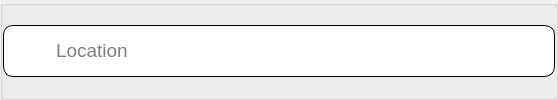
                  <widget class="QGroupBox" name="locationIndex">
                   <property name="title">
                    <string/>
                   </property>
                   <layout class="QHBoxLayout" name="horizontalLayout_19">
                    <property name="spacing">
                     <number>0</number>
                    </property>
                    <property name="leftMargin">
                     <number>0</number>
                    </property>
                    <property name="topMargin">
                     <number>0</number>
                    </property>
                    <property name="rightMargin">
                     <number>0</number>
                    </property>
                    <property name="bottomMargin">
                     <number>0</number>
                    </property>
                    <item>
                     <widget class="QGroupBox" name="groupBox_6">
                      <property name="sizePolicy">
                       <sizepolicy hsizetype="Fixed" vsizetype="Fixed">
                        <horstretch>0</horstretch>
                        <verstretch>0</verstretch>
                       </sizepolicy>
                      </property>
                      <property name="minimumSize">
                       <size>
                        <width>100</width>
                        <height>0</height>
                       </size>
                      </property>
                      <property name="maximumSize">
                       <size>
                        <width>1250</width>
                        <height>16777215</height>
                       </size>
                      </property>
                      <property name="styleSheet">
                       <string notr="true">border-style:solid;
border-width:1px;
border-radius: 10px;
background-color:white;</string>
                      </property>
                      <property name="title">
                       <string/>
                      </property>
                      <layout class="QHBoxLayout" name="horizontalLayout_9">
                       <property name="spacing">
                        <number>10</number>
                       </property>
                       <property name="leftMargin">
                        <number>10</number>
                       </property>
                       <property name="topMargin">
                        <number>10</number>
                       </property>
                       <property name="rightMargin">
                        <number>0</number>
                       </property>
                       <property name="bottomMargin">
                        <number>10</number>
                       </property>
                       <item>
                        <widget class="QGroupBox" name="groupBox_7">
                         <property name="sizePolicy">
                          <sizepolicy hsizetype="Expanding" vsizetype="Expanding">
                           <horstretch>0</horstretch>
                           <verstretch>0</verstretch>
                          </sizepolicy>
                         </property>
                         <property name="maximumSize">
                          <size>
                           <width>30</width>
                           <height>30</height>
                          </size>
                         </property>
                         <property name="styleSheet">
                          <string notr="true">border:none;</string>
                         </property>
                         <property name="title">
                          <string/>
                         </property>
                         <layout class="QVBoxLayout" name="verticalLayout_8">
                          <property name="leftMargin">
                           <number>0</number>
                          </property>
                          <property name="topMargin">
                           <number>0</number>
                          </property>
                          <property name="rightMargin">
                           <number>0</number>
                          </property>
                          <property name="bottomMargin">
                           <number>0</number>
                          </property>
                          <item>
                           <widget class="QLabel" name="mbtiLabel_2">
                            <property name="sizePolicy">
                             <sizepolicy hsizetype="Minimum" vsizetype="Minimum">
                              <horstretch>0</horstretch>
                              <verstretch>0</verstretch>
                             </sizepolicy>
                            </property>
                            <property name="minimumSize">
                             <size>
                              <width>30</width>
                              <height>30</height>
                             </size>
                            </property>
                            <property name="maximumSize">
                             <size>
                              <width>30</width>
                              <height>30</height>
                             </size>
                            </property>
                            <property name="text">
                             <string/>
                            </property>
                            <property name="pixmap">
                             <pixmap>assets/location-pin-svgrepo-com.svg</pixmap>
                            </property>
                            <property name="scaledContents">
                             <bool>true</bool>
                            </property>
                           </widget>
                          </item>
                         </layout>
                        </widget>
                       </item>
                       <item>
                        <widget class="QLineEdit" name="mbtiBox_2">
                         <property name="sizePolicy">
                          <sizepolicy hsizetype="Expanding" vsizetype="Fixed">
                           <horstretch>0</horstretch>
                           <verstretch>0</verstretch>
                          </sizepolicy>
                         </property>
                         <property name="minimumSize">
                          <size>
                           <width>500</width>
                           <height>0</height>
                          </size>
                         </property>
                         <property name="maximumSize">
                          <size>
                           <width>1250</width>
                           <height>16777215</height>
                          </size>
                         </property>
                         <property name="font">
                          <font>
                           <pointsize>14</pointsize>
                          </font>
                         </property>
                         <property name="styleSheet">
                          <string notr="true">border:none;
</string>
                         </property>
                         <property name="inputMask">
                          <string/>
                         </property>
                         <property name="text">
                          <string/>
                         </property>
                         <property name="placeholderText">
                          <string>Location</string>
                         </property>
                         <property name="clearButtonEnabled">
                          <bool>false</bool>
                         </property>
                        </widget>
                       </item>
                      </layout>
                     </widget>
                    </item>
                   </layout>
                  </widget>
